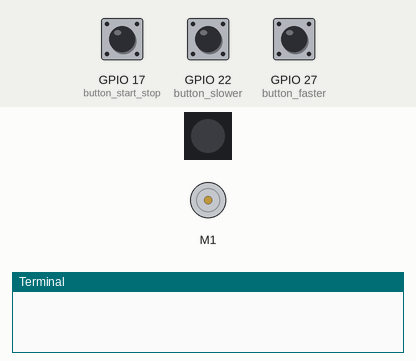
Simulated run of this program. Board: Raspberry Pi (BCM pin numbers). Parts: DC motor (green arrow = forward, orange = backward, longer = faster), 1 RGB LEDs in strip order, left to right, the last lines printed to the terminal. The test bench sets the inputs (shaded band); at power-on: GPIO 17 (button_start_stop) HIGH, GPIO 22 (button_slower) HIGH, GPIO 27 (button_faster) HIGH.

Above: at 1.2 s.
1.3 s: GPIO 17 (button_start_stop) pulled LOW for 0.15 s
At 2.5 s:
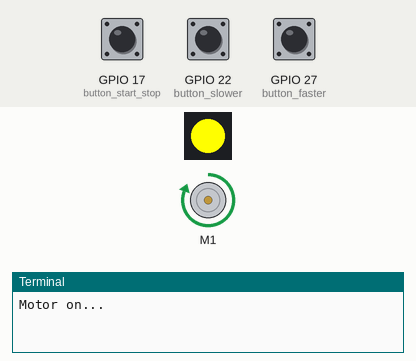
2.9 s: GPIO 22 (button_slower) pulled LOW for 0.15 s
At 3.8 s:
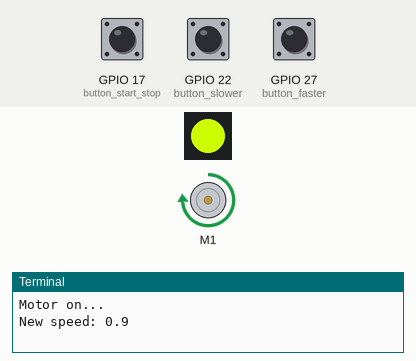
4.5 s: GPIO 22 (button_slower) pulled LOW for 1 s
At 5.0 s:
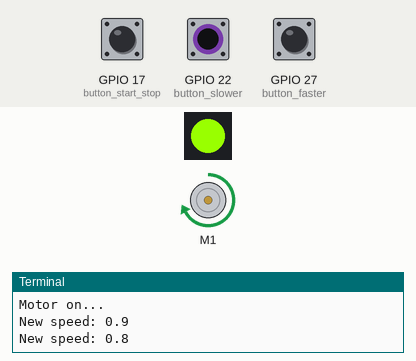
7.0 s: GPIO 22 (button_slower) pulled LOW for 0.15 s
At 8.1 s:
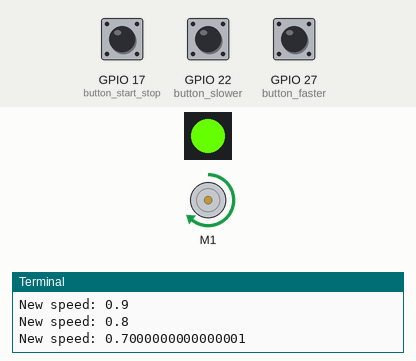
8.6 s: GPIO 22 (button_slower) pulled LOW for 3.2 s
At 9.3 s:
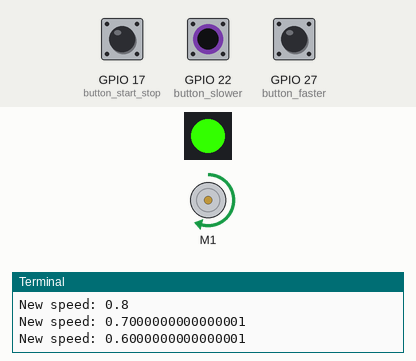
13.3 s: GPIO 22 (button_slower) pulled LOW for 0.15 s
At 14.1 s:
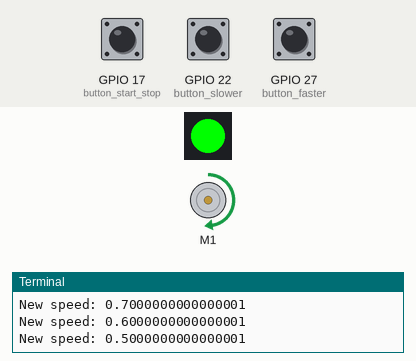
Timing chart, 0 to 15.9 s (numbered marks = the images above; inputs shaded):
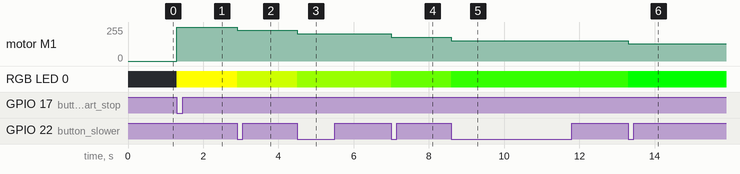

The program:

prog02_dcmotor_speed_rgbled.py
```python
from gpiozero import Motor, Button, RGBLED

motor = Motor(forward=23, backward = 24, enable=25)  # Motor(23,24,25)
led = RGBLED(red=9, green=10, blue=11, active_high = True)
button_start_stop = Button(17)
button_faster = Button(27)
button_slower = Button(22)

on_off = False   # keeps note about the rotation of the motor True-rotates, False-stopped


def start_stop(button, m):
    global on_off, led
    if on_off:
        on_off = False
        m.stop()
        led.off()
        print('Motor off...')
    else:
        on_off = True
        m.forward()
        color = value2rgb(0, 1, m.value)
        led.color = color
        print('Motor on...')

def speed(button, increment = 0.1):
    global led, motor
    new_speed = motor.value + increment
    if new_speed > 0 and new_speed < 1.01:
        print(f'New speed: {new_speed}')
        motor.value = new_speed
        color = value2rgb(0, 1, new_speed)
        led.color = color
    else:
        print('Motor speed is out of range of 0 and 1.')
        print(f'Current speed is: {motor.value}')

def value2rgb(minimum, maximum, value):
    minimum, maximum = float(minimum), float(maximum)
    ratio = 2 * (value-minimum) / (maximum - minimum)
    b = int(max(0, 255*(1 - ratio)))/255
    r = int(max(0, 255*(ratio - 1)))/255
    g = (255 - b - r)/255
    return r, g, b


button_start_stop.when_pressed = lambda : start_stop(button_start_stop, motor)
button_faster.when_pressed = lambda : speed(button_faster, increment=0.1)
button_slower.when_pressed = lambda : speed(button_slower, increment=-0.1)

while True:
    pass
```

Measured:
- after the input at 1.3 s, motor M1: stopped → forward 255/255 at once; RGB LED 0: off → RGB(255, 254, 0) at once
- after the input at 2.9 s, motor M1: forward 255/255 → forward 230/255 at once; RGB LED 0: RGB(255, 254, 0) → RGB(204, 254, 0) at once
- after the input at 4.5 s, motor M1: forward 230/255 → forward 204/255 at once; RGB LED 0: RGB(204, 254, 0) → RGB(153, 254, 0) at once
- after the input at 7.0 s, motor M1: forward 204/255 → forward 179/255 at once; RGB LED 0: RGB(153, 254, 0) → RGB(102, 255, 0) at once
- after the input at 8.6 s, motor M1: forward 179/255 → forward 153/255 at once; RGB LED 0: RGB(102, 255, 0) → RGB(51, 255, 0) at once
- after the input at 13.3 s, motor M1: forward 153/255 → forward 128/255 at once; RGB LED 0: RGB(51, 255, 0) → RGB(0, 255, 0) at once
